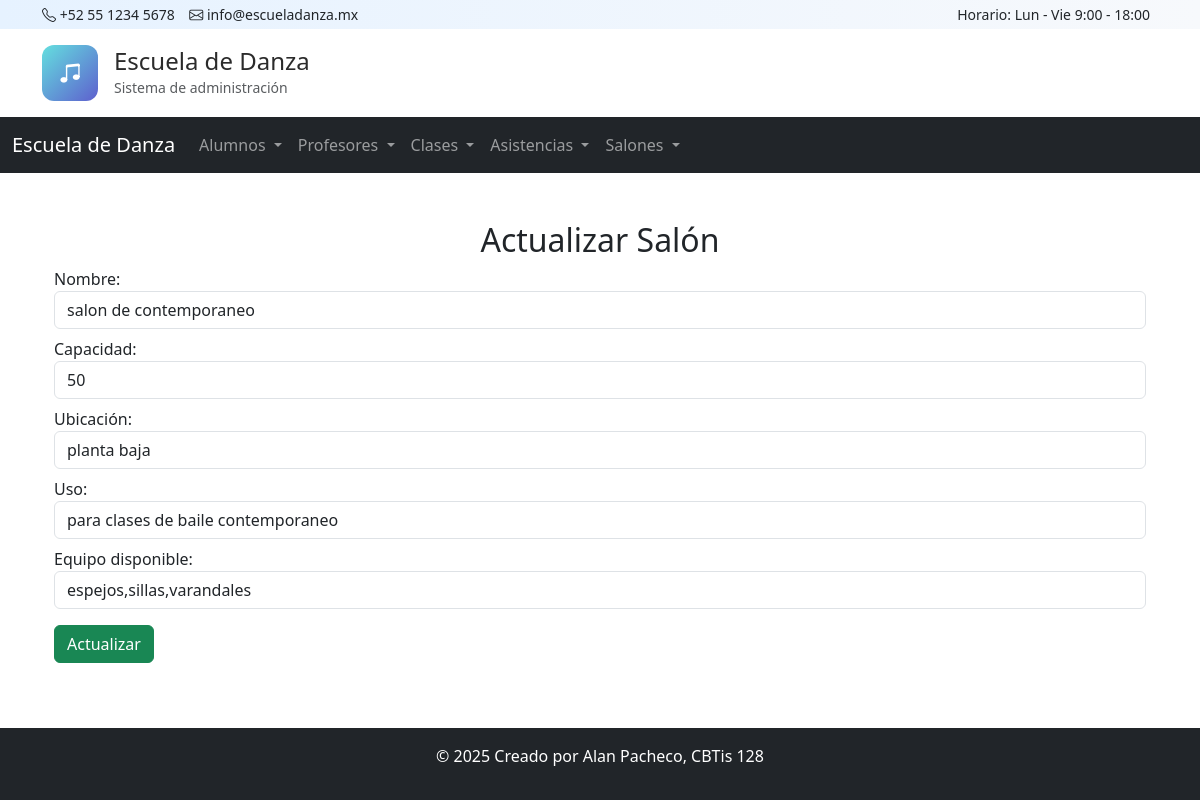
Screenshot of /salones/actualizar/1/ with the database file from the repository.
### app_escueladanza/models.py (models this page shows, shortened)
class Salon(models.Model):
    nombre = models.CharField(max_length=100)
    capacidad = models.PositiveIntegerField()
    ubicacion = models.CharField(max_length=150, blank=True)
    uso = models.CharField(max_length=100, blank=True)
    equipo_disponible = models.CharField(max_length=200, blank=True)

### app_escueladanza/views.py (the view, shortened to what this page needs)
# urls.py: path('salones/actualizar/<int:id>/', views.actualizar_salon, name='actualizar_salon'),
def actualizar_salon(request, id):
    salon = get_object_or_404(Salon, id=id)
    return render(request, 'salon/actualizar_salon.html', {
        'salon': salon
    })

### app_escueladanza/templates/salon/actualizar_salon.html (shortened to what this page needs)
{% extends 'base.html' %}
{% block content %}
<div class="container mt-4">
    <h2 class="text-center">Actualizar Salón</h2>
    <form method="POST" action="{% url 'actualizar_salon' salon.id %}">
        <label>Nombre:</label>
        <input type="text" name="nombre" class="form-control" value="{{ salon.nombre }}" required>
        <label class="mt-2">Capacidad:</label>
        <input type="number" name="capacidad" class="form-control" value="{{ salon.capacidad }}" required>
        <label class="mt-2">Ubicación:</label>
        <input type="text" name="ubicacion" class="form-control" value="{{ salon.ubicacion }}" required>
        <label class="mt-2">Uso:</label>
        <input type="text" name="uso" class="form-control" value="{{ salon.uso }}" required>
        <label class="mt-2">Equipo disponible:</label>
        <input type="text" name="equipo_disponible" class="form-control" value="{{ salon.equipo_disponible }}">
        <button class="btn btn-success mt-3" type="submit">Actualizar</button>
    </form>
</div>
{% endblock %}

### rows the page displays
Salon: nombre "salon de contemporaneo", capacidad "50", ubicacion "planta baja", uso "para clases de baile contemporaneo", equipo_disponible "espejos,sillas,varandales"
